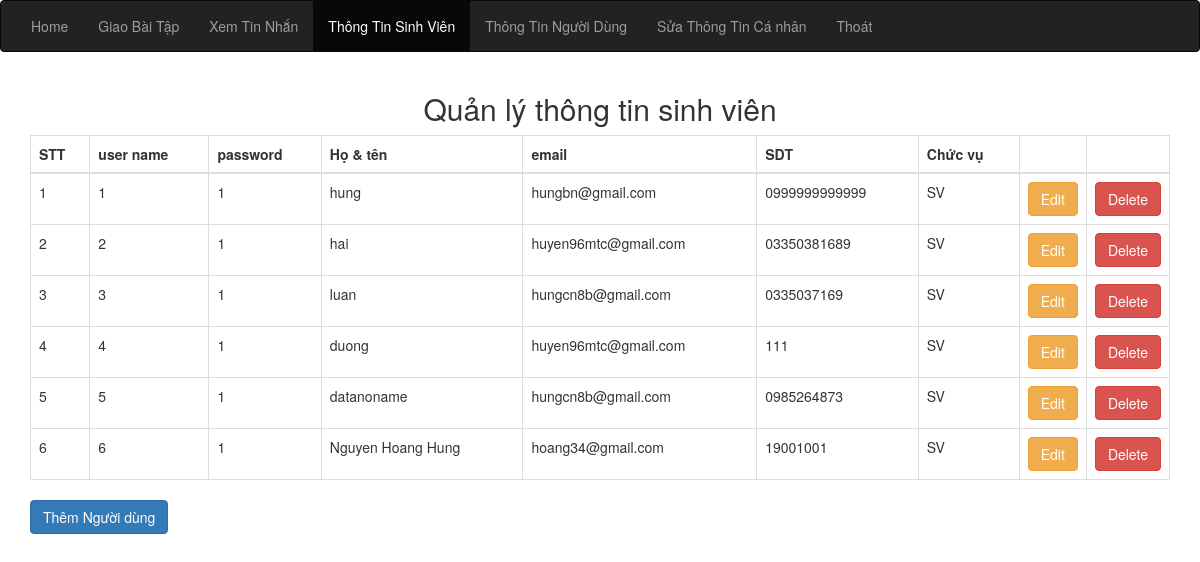
The page /inforsv.php on the database its author committed.
### tables this page shows
CREATE TABLE `sinhvien` (
  `id` int(11) NOT NULL,
  `username` varchar(50) NOT NULL,
  `password` varchar(50) NOT NULL,
  `name` varchar(50) NOT NULL,
  `email` varchar(50) NOT NULL,
  `sdt` varchar(50) NOT NULL,
  `chucvu` varchar(50) NOT NULL
);

### dbhelp.php (called while the page is built, shortened)
<?php
function executeResult($sql) {
	$conn = mysqli_connect(HOST, USERNAME, PASSWORD, DATABASE);
	$resultset = mysqli_query($conn, $sql);
	$list      = [];
	while ($row = mysqli_fetch_array($resultset, 1)) {
		$list[] = $row;
	}
	return $list;
}

### inforsv.php (the view, shortened to what this page needs)
<?php
require_once('dbhelp.php');
?>
<!DOCTYPE html>
<html>
<head>
  <link rel="stylesheet" href="https://maxcdn.bootstrapcdn.com/bootstrap/3.4.1/css/bootstrap.min.css">
</head>
<body>
<nav class="navbar navbar-inverse">
  <div class="container-fluid">
    <ul class="nav navbar-nav ">
      <li  onclick="window.open('fuctionforql.php','_self')"><a>Home</a></li>
	  <li><a onclick="window.open('givetask.php', '_self')">Giao Bài Tập</a></li>
	  <li><a onclick="window.open('message.php', '_self')">Xem Tin Nhắn</a></li>
      <li class="active"><a onclick="window.open('inforsv.php', '_self')" >Thông Tin Sinh Viên</a></li>
      <li><a onclick="window.open('inforuser.php', '_self')">Thông Tin Người Dùng</a></li>
      <li><a onclick="window.open('updateprofile.php', '_self')">Sửa Thông Tin Cá nhân</a></li>
      <li><a onclick="window.open('deletesesstion.php', '_self')">Thoát</a></li>
    </ul>
  </div>
</nav>
	<div class="container">
		<h2 class="text-center pannel pannel-heading">Quản lý thông tin sinh viên </h2>
		<table class="table table-bordered table-hover">
			<thead>
				<tr>
					<th>STT</th>
					<th>user name</th>
					<th>password</th>
					<th>Họ & tên</th>
					<th>email</th>
					<th>SDT</th>
					<th>Chức vụ</th>
					<th width="60px"></th>
					<th width="60px"></th>
				</tr>
			</thead>
			<tbody>
				<?php
				$sql = 'select * from sinhvien where chucvu="SV"';
				$studentList = executeResult($sql);
				$index = 1;
				foreach ($studentList as $std) {
					echo '<tr>
			<td>' . ($index++) . '</td>
			<td>' . $std['username'] . '</td>
			<td>' . $std['password'] . '</td>
            <td>' . $std['name'] . '</td>
			<td>' . $std['email'] . '</td>
			<td>' . $std['sdt'] . '</td>
			<td>' . $std['chucvu'] . '</td>
			<td><button class="btn btn-warning" onclick=\'window.open("add_sv.php?id=' . $std['id'] . '","_self")\'>Edit</button></td>
			<td><button class="btn btn-danger" onclick="deleteStudent(' . $std['id'] . ')">Delete</button></td>
		</tr>';
				}
				?>
			</tbody>
		</table>
		<div class="">
			<button type="button" class="btn btn-primary" onclick="window.open('add_sv.php', '_self')">Thêm Người dùng</button>
		</div>
	</div>
</body>
</html>

### rows shown on the page
sinhvien: username "1", password "1", name "hung", email "hungbn@gmail.com", sdt "0999999999999", chucvu "SV"
sinhvien: username "2", password "1", name "hai", email "huyen96mtc@gmail.com", sdt "03350381689", chucvu "SV"
sinhvien: username "3", password "1", name "luan", email "hungcn8b@gmail.com", sdt "0335037169", chucvu "SV"
sinhvien: username "4", password "1", name "duong", email "huyen96mtc@gmail.com", sdt "111", chucvu "SV"
sinhvien: username "5", password "1", name "datanoname", email "hungcn8b@gmail.com", sdt "0985264873", chucvu "SV"
sinhvien: username "6", password "1", name "Nguyen Hoang Hung", email "hoang34@gmail.com", sdt "19001001", chucvu "SV"
